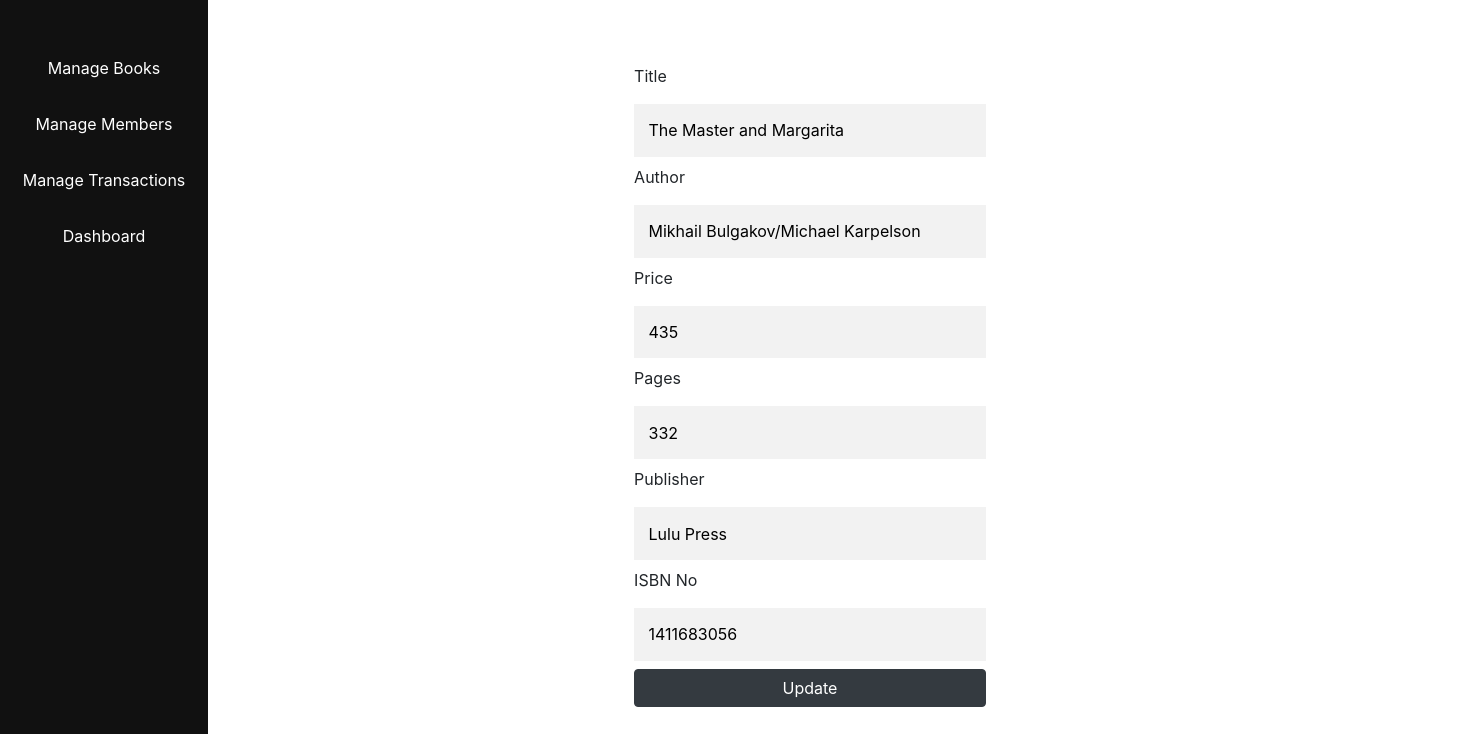
The page /book/update-book/2 on the database as committed earlier.
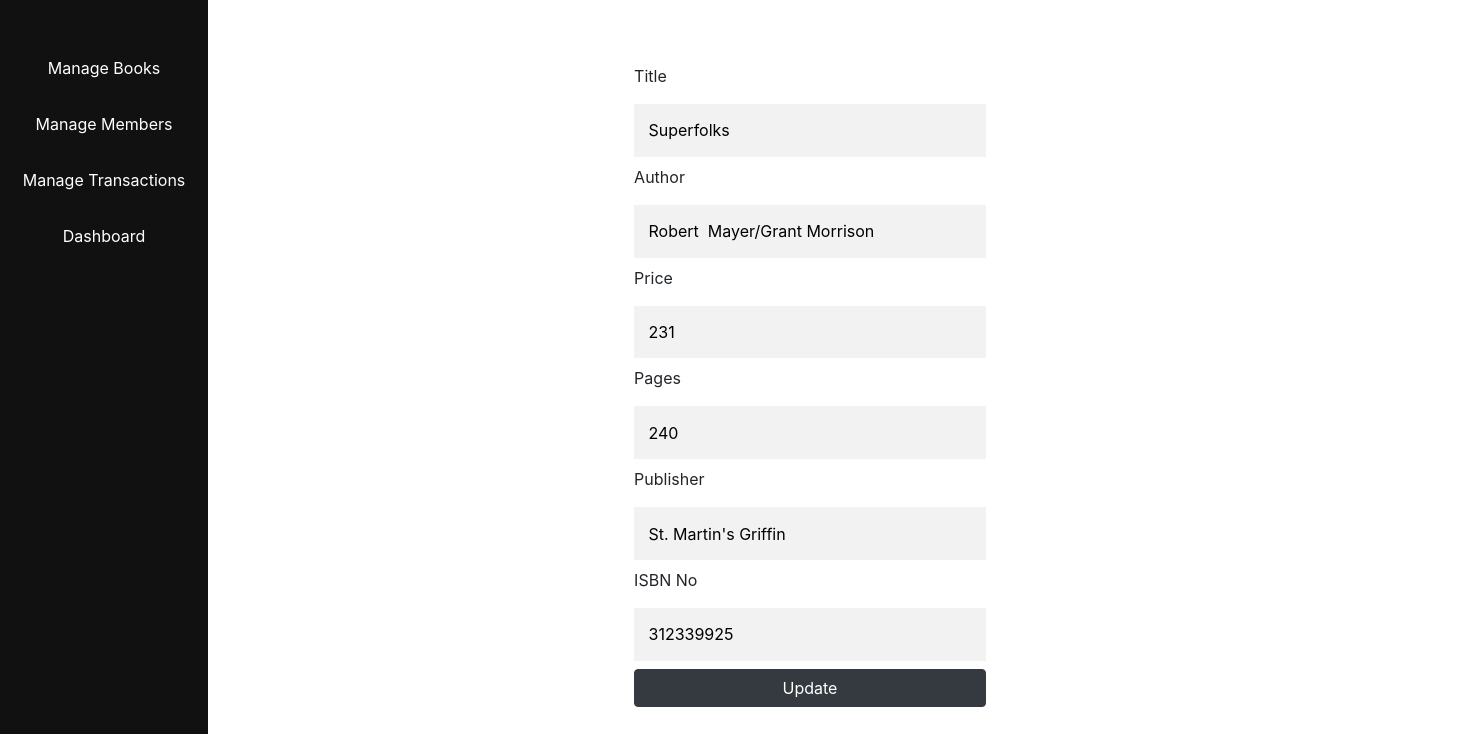
The same page on the database as committed later.
### models.py (models this page shows)
class Book(db.Model):
    __tablename__ = 'books'
    id = db.Column(db.Integer, primary_key=True,autoincrement=True)
    title = db.Column(db.String(80), unique=True, nullable=False)
    author = db.Column(db.String(80),nullable=False)
    price = db.Column(db.Integer(),nullable=False)
    publisher = db.Column(db.String(80),nullable=False)
    pages = db.Column(db.Integer())
    isbn = db.Column(db.Integer(),nullable=False)

### views/bookmanager/BookManager.py (the view, shortened to what this page needs)
@bookmanager_bp.route('/update-book/<id>',methods=('GET','POST'))
def update_book(id):
    book = Book.query.get(id)
    if id and not request.form:
        return render_template("updatebook.html",book=book)

### views/bookmanager/templates/BookManager/updatebook.html (shortened to what this page needs)
{% extends 'base.html' %}
{% block content %}
<div class="update-book-container">
<form method="post" action="{{ url_for('bookmanager_bp.update_book',id=book.id) }}" class="update-book-form">
    <div>
        <label>Title</label>
        <input type="text" id="title" name="title" value='{{ book.title}}' required/>
    </div>
    <div>
        <label>Author</label>
        <input type="text" id="author" name="author" value='{{ book.author}}' required/>
    </div>
    <div>
        <label>Price</label>
        <input type="number" id="price" name="price" min="1" max="1000" value='{{ book.price}}' required>
    </div>
    <div>
        <label>Pages</label>
        <input type="number" id="pages" name="pages" min="1" max="800" value='{{ book.pages}}' required>
    </div>
    <div>
        <label>Publisher</label>
        <input type="text" id="publisher" name="publisher" value='{{ book.publisher}}' />
    </div>
    <div>
        <label>ISBN No</label>
        <input type="number" id="isbn" name="isbn" min="10000000" max="99999999999" value='{{ book.isbn}}' required>
    </div>
    <button class="btn btn-dark" type="submit">Update</button>
</form>
</div>
{% endblock %}

Rows that differ between the two databases and show on the page:
changed Book: title "The Master and Margarita" → "Superfolks"; author "Mikhail Bulgakov/Michael Karpelson" → "Robert Mayer/Grant Morrison"; price "435" → "231"; pages "332" → "240"; publisher "Lulu Press" → "St. Martin's Griffin"; isbn "1411683056" → "312339925"
